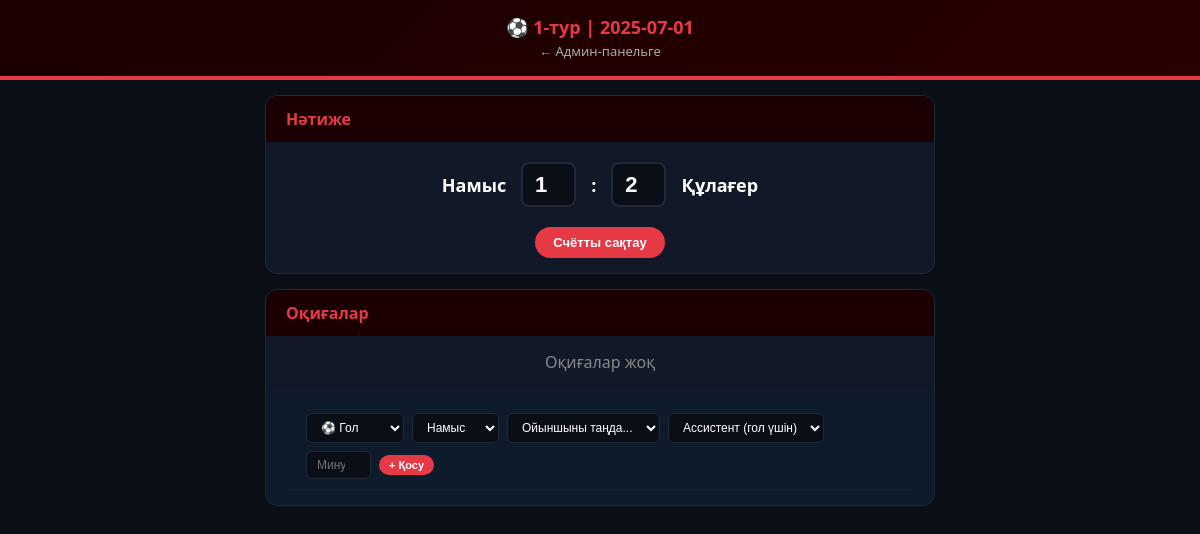
The page /match/1 (signed in) on the database its author committed.
### tables this page shows
CREATE TABLE matches (
        id INTEGER PRIMARY KEY, round INTEGER, home_team_id INTEGER, away_team_id INTEGER,
        home_score INTEGER DEFAULT 0, away_score INTEGER DEFAULT 0,
        match_date TEXT, status TEXT DEFAULT 'scheduled',
        FOREIGN KEY (home_team_id) REFERENCES teams(id),
        FOREIGN KEY (away_team_id) REFERENCES teams(id)
    );

CREATE TABLE teams (
        id INTEGER PRIMARY KEY, name TEXT, logo TEXT DEFAULT '',
        games INTEGER DEFAULT 0, wins INTEGER DEFAULT 0, draws INTEGER DEFAULT 0,
        losses INTEGER DEFAULT 0, goals_for INTEGER DEFAULT 0, goals_against INTEGER DEFAULT 0,
        points INTEGER DEFAULT 0
    );

### app.py (the view, shortened to what this page needs)
@app.route('/match/<int:id>', methods=['GET', 'POST'])
@admin_required
def match(id):
    db = get_db()
    match_data = db.execute('''
        SELECT m.*, t1.name as home_name, t2.name as away_name
        FROM matches m
        JOIN teams t1 ON m.home_team_id = t1.id
        JOIN teams t2 ON m.away_team_id = t2.id
        WHERE m.id = ?
    ''', (id,)).fetchone()
    home_players = db.execute('SELECT * FROM players WHERE team_id = ?', (match_data['home_team_id'],)).fetchall()
    away_players = db.execute('SELECT * FROM players WHERE team_id = ?', (match_data['away_team_id'],)).fetchall()
    existing_events = db.execute('''
        SELECT e.*, p.name as player_name, p.number as player_number
        FROM events e
        JOIN players p ON e.player_id = p.id
        WHERE e.match_id = ?
        ORDER BY e.minute
    ''', (id,)).fetchall()
    db.close()
    return render_template('match.html', match=match_data,
                           home_players=home_players, away_players=away_players,
                           events=existing_events)

### app.py (called while the page is built)
def get_db():
    conn = sqlite3.connect('league.db')
    conn.row_factory = sqlite3.Row
    return conn

def admin_required(f):
    @wraps(f)
    def decorated(*args, **kwargs):
        if 'admin' not in session:
            return redirect('/login')
        return f(*args, **kwargs)
    return decorated

### templates/match.html (shortened to what this page needs)
<!DOCTYPE html>
<html lang="kk">
<head>
</head>
<body>
    <div class="header">
        <h1>⚽ {{ match.round }}-тур | {{ match.match_date }}</h1>
        <a href="/admin">← Админ-панельге</a>
    </div>
    <div class="container">
        <div class="card">
            <div class="card-header">Нәтиже</div>
            <form method="POST">
                <div class="score-section">
                    <span>{{ match.home_name }}</span>
                    <input type="number" name="home_score" value="{{ match.home_score }}" min="0" max="20">
                    <span>:</span>
                    <input type="number" name="away_score" value="{{ match.away_score }}" min="0" max="20">
                    <span>{{ match.away_name }}</span>
                </div>
                <div style="text-align:center;padding-bottom:15px;">
                    <button type="submit" class="btn">Счётты сақтау</button>
                </div>
            </form>
        </div>
        {% if match.status == 'finished' %}
        <div class="card">
            <div class="card-header">Оқиғалар</div>
            {% if events|length == 0 %}
            <div style="padding:15px;color:#888;text-align:center;">Оқиғалар жоқ</div>
            {% endif %}
            <div style="padding:15px 20px;background:#0d1b2a;">
                <form method="POST" class="event-form">
                    <select name="event_type">
                        <option value="goal">⚽ Гол</option>
                    </select>
                    <select name="team_id">
                        <option value="{{ match.home_team_id }}">{{ match.home_name }}</option>
                    </select>
                    <select name="player_id" id="player_select">
                        <option value="">Ойыншыны таңда...</option>
                    </select>
                    <select name="assist_id" id="assist_select">
                        <option value="">Ассистент (гол үшін)</option>
                    </select>
                    <input type="number" name="minute" placeholder="Минут" min="1" max="120" required style="width:65px;">
                    <button type="submit" class="btn btn-sm">+ Қосу</button>
                </form>
            </div>
        </div>
        {% endif %}
    </div>
</body>
</html>

### templates/match.html (style rules this page uses)
* { margin: 0; padding: 0; box-sizing: border-box; }
body { font-family: 'Segoe UI', Arial; background: #0a0e17; color: #fff; }
.header { background: linear-gradient(135deg, #1a0000, #2a0000); padding: 15px; text-align: center; border-bottom: 4px solid #e63946; }
.header h1 { font-size: 18px; color: #e63946; }
.header a { color: #aaa; text-decoration: none; font-size: 13px; }
.container { max-width: 700px; margin: 0 auto; padding: 15px; }
.card { background: #111827; border-radius: 12px; border: 1px solid #1f2937; overflow: hidden; margin-bottom: 15px; }
.card-header { background: #1a0000; padding: 12px 20px; font-weight: 700; color: #e63946; }
.score-section { display: flex; align-items: center; justify-content: center; gap: 15px; padding: 20px; }
.score-section input { width: 55px; height: 45px; text-align: center; font-size: 22px; font-weight: 700; background: #0a0e17; border: 2px solid #1f2937; color: #fff; border-radius: 8px; }
.score-section span { font-size: 18px; font-weight: 700; }
.btn { background: #e63946; color: #fff; padding: 8px 18px; border-radius: 20px; border: none; cursor: pointer; font-weight: 600; font-size: 13px; }
.btn-sm { padding: 4px 10px; font-size: 11px; border-radius: 12px; }
.event-form { display: flex; gap: 8px; padding: 10px 20px; flex-wrap: wrap; align-items: center; border-bottom: 1px solid #1a1f2e; }
.event-form select, .event-form input { background: #0a0e17; border: 1px solid #1f2937; color: #fff; padding: 6px 10px; border-radius: 6px; font-size: 12px; }

### rows shown on the page
matches: round "1", match_date "2025-07-01", home_score "1", away_score "2"
teams: home_name "Намыс", team_id "Намыс"
teams: away_name "Құлағер"
